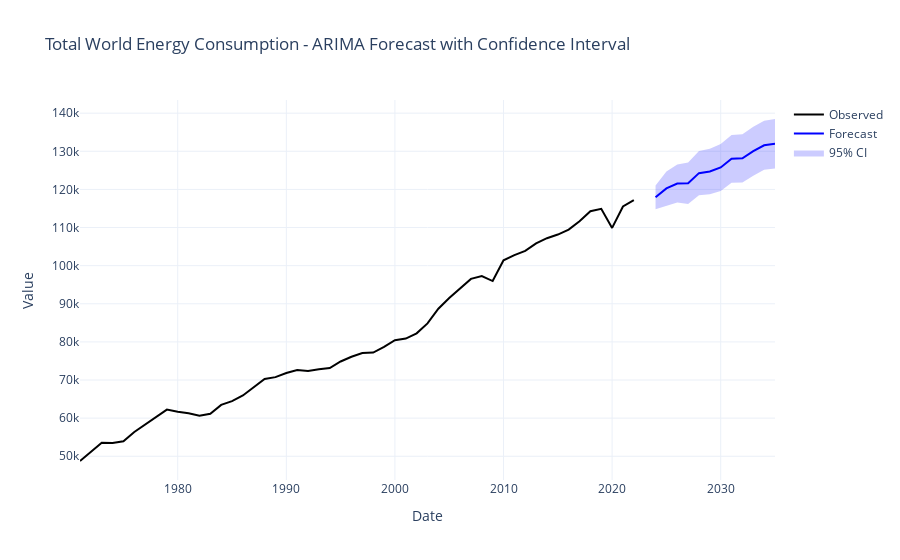

The cell this chart's notebook holds for it:
### Code cell
# Create Plotly figure
fig = go.Figure()

# Observed data
fig.add_trace(go.Scatter(
    x=world['Year'], y=world['Consumption'],
    mode='lines', name='Observed',
    line=dict(color='black')
))

# Mean forecast
fig.add_trace(go.Scatter(
    x=forecast_w['Year'], y=forecast_w['predicted_mean'],
    mode='lines', name='Forecast',
    line=dict(color='blue')
))

# Confidence interval (as shaded area)
fig.add_trace(go.Scatter(
    x=forecast_w['Year'].tolist() + forecast_w['Year'].tolist()[::-1], # x for upper and then lower reversed
    y=forecast_w['lower Consumption'].tolist() + forecast_w['upper Consumption'].tolist()[::-1],
    fill='toself',
    fillcolor='rgba(0, 0, 255, 0.2)',
    line=dict(color='rgba(255,255,255,0)'),
    hoverinfo="skip",
    name='95% CI'
))

fig.update_layout(
    title="Total World Energy Consumption - ARIMA Forecast with Confidence Interval",
    xaxis_title="Date",
    yaxis_title="Value",
    template="plotly_white"
)

fig.show()

### Figure 1 — Plotly figure (JSON) as saved in the notebook; plotly's stock layout.template omitted (floating-point values rounded to 4 significant figures)
{"data": [{"line": {"color": "black"}, "mode": "lines", "name": "Observed", "type": "scatter", "x": [1971, 1972, 1973, 1974, 1975, 1976, 1977, 1978, 1979, 1980, 1981, 1982, 1983, 1984, 1985, 1986, 1987, 1988, 1989, 1990, 1991, 1992, 1993, 1994, 1995, 1996, 1997, 1998, 1999, 2000, 2001, 2002, 2003, 2004, 2005, 2006, 2007, 2008, 2009, 2010, 2011, 2012, 2013, 2014, 2015, 2016, 2017, 2018, 2019, 2020, 2021, 2022], "y": [48760.0, 51050.0, 53540.0, 53470.0, 53960.0, 56350.0, 58340.0, 60450.0, 62250.0, 61680.0, 61270.0, 60630.0, 61170.0, 63480.0, 64450.0, 65940.0, 68000.0, 70290.0, 70760.0, 71850.0, 72610.0, 72360.0, 72810.0, 73150.0, 74860.0, 76110.0, 77060.0, 77210.0, 78680.0, 80460.0, 80870.0, 82250.0, 84850.0, 88720.0, 91530.0, 93920.0, 96530.0, 97250.0, 95960.0, 101400.0, 102800.0, 103900.0, 105800.0, 107200.0, 108200.0, 109500.0, 111700.0, 114300.0, 114900.0, 109900.0, 115500.0, 117200.0]}, {"line": {"color": "blue"}, "mode": "lines", "name": "Forecast", "type": "scatter", "x": [2024, 2025, 2026, 2027, 2028, 2029, 2030, 2031, 2032, 2033, 2034, 2035], "y": [117900.0, 120300.0, 121500.0, 121600.0, 124300.0, 124700.0, 125800.0, 128000.0, 128200.0, 130000.0, 131600.0, 132000.0]}, {"fill": "toself", "fillcolor": "rgba(0, 0, 255, 0.2)", "hoverinfo": "skip", "line": {"color": "rgba(255,255,255,0)"}, "name": "95% CI", "type": "scatter", "x": [2024, 2025, 2026, 2027, 2028, 2029, 2030, 2031, 2032, 2033, 2034, 2035, 2035, 2034, 2033, 2032, 2031, 2030, 2029, 2028, 2027, 2026, 2025, 2024], "y": [114800.0, 115800.0, 116500.0, 116200.0, 118500.0, 118700.0, 119600.0, 121800.0, 121800.0, 123600.0, 125100.0, 125500.0, 138500.0, 138000.0, 136500.0, 134500.0, 134300.0, 131900.0, 130600.0, 130100.0, 127100.0, 126500.0, 124700.0, 121100.0]}], "layout": {"title": {"text": "Total World Energy Consumption - ARIMA Forecast with Confidence Interval"}, "xaxis": {"title": {"text": "Date"}}, "yaxis": {"title": {"text": "Value"}}}}
